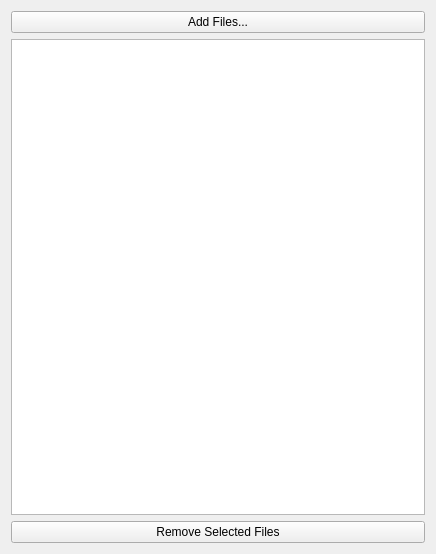
<?xml version="1.0" encoding="UTF-8"?>
<ui version="4.0">
 <class>AddFileSystemWidget</class>
 <widget class="QWidget" name="AddFileSystemWidget">
  <property name="geometry">
   <rect>
    <x>0</x>
    <y>0</y>
    <width>436</width>
    <height>554</height>
   </rect>
  </property>
  <property name="windowTitle">
   <string>Form</string>
  </property>
  <layout class="QVBoxLayout" name="verticalLayout">
   <item>
    <layout class="QHBoxLayout" name="horizontalLayout">
     <item>
      <widget class="QPushButton" name="addFilesButton">
       <property name="text">
        <string>Add Files...</string>
       </property>
      </widget>
     </item>
    </layout>
   </item>
   <item>
    <widget class="QListWidget" name="listWidget"/>
   </item>
   <item>
    <widget class="QPushButton" name="removeSelectedFilesButton">
     <property name="text">
      <string>Remove Selected Files</string>
     </property>
    </widget>
   </item>
  </layout>
 </widget>
 <resources/>
 <connections/>
</ui>
